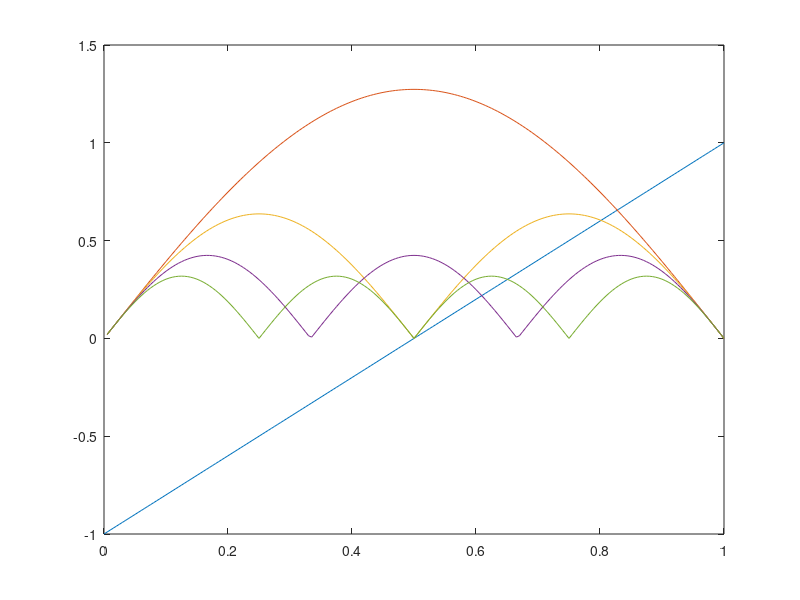

MATLAB code for this plot:
D=0:0.005:1;

Co=(2*D-1);

k=1;
Ck= 4*D.*(sin(k*pi*D)./(k*pi*D)).*exp(-1i*k*pi.*D);

plot(D,Co)
hold on;
plot(D,abs(Ck))
hold on;

k=2;
Ck= 4*D.*(sin(k*pi*D)./(k*pi*D)).*exp(-1i*k*pi.*D);

plot(D,abs(Ck))
hold on;

k=3;
Ck= 4*D.*(sin(k*pi*D)./(k*pi*D)).*exp(-1i*k*pi.*D);

plot(D,abs(Ck))
hold on;

k=4;
Ck= 4*D.*(sin(k*pi*D)./(k*pi*D)).*exp(-1i*k*pi.*D);

plot(D,abs(Ck))
hold on;


%%

%d=linspace(0,1,100);



% a0=(2.*d-1); % DC compenent
% 
% b1=2*(1-cos(2*d*pi))/pi;
% 
% a1=2*(sin(2*d*pi)-1)/pi;


% 
% figure();
% plot(d,a0,'r','LineWidth',2)
% hold on;
% plot(d,b1,'--b','LineWidth',2);
% hold on;
% plot(d,a1,'--g','LineWidth',2);
% hold on;
% plot(d,sqrt(a1.^2+b1.^2),'k','LineWidth',2)